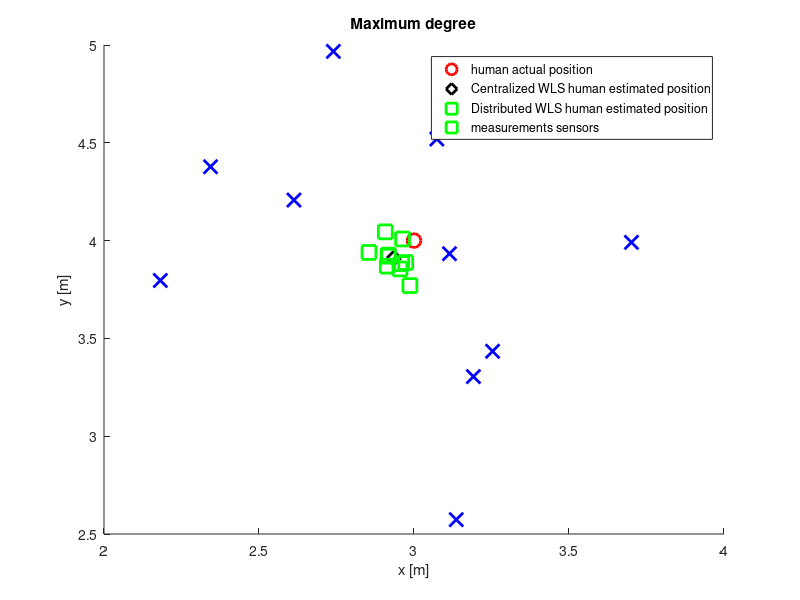
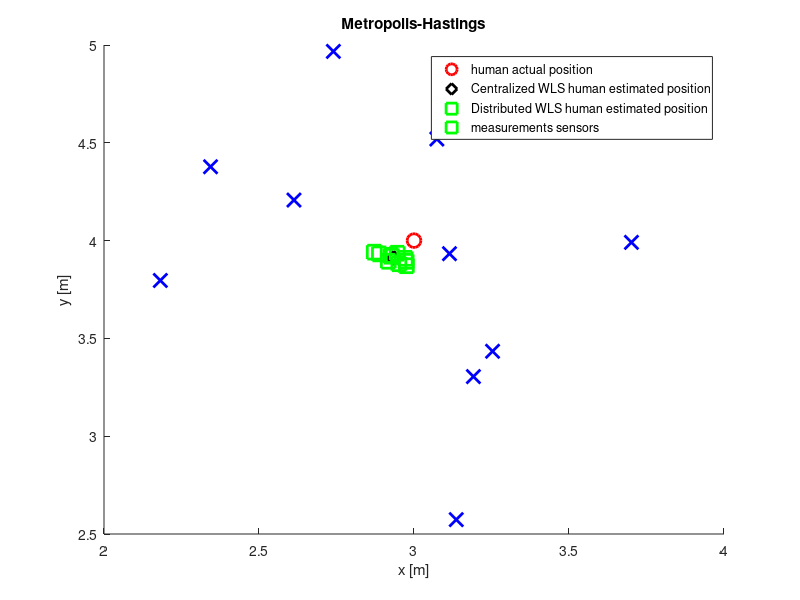

Here is the MATLAB script that generated these plots, in order:
clear all;
close all;
clc;

%% Human being position inside a room
p = [3;4]; % we want to estimate this

%% Sensors readings measuring the human position
n = 10; % 10 sensors

% Uncertainty in sensors readings
sigma_s = 0.5*ones(n,1);


s = zeros(2, n); % sensors
for i=1:n
    % Sensors readings + Gaussian uncertainty (0 mean (unbiased sensors))
    s(:, i) = p + randn(2,1)*sigma_s(i);
end


%% Centralized WLS (collect all the measurements together and then we compute the
% WLS solution p_hat)

H = [];
R = []; % cov matrix of uncertainties of all the nodes and is diagonal since we assume no correlation between x and y measurements
Z = [];
for i=1:n
    R = blkdiag(R, sigma_s(i)^2*eye(2));
    H = [H; eye(2)];
    Z = [Z; s(:, i)];
end

% estimated human position using all 10 sensors at once
p_hat = inv(H'*inv(R)*H)*H'*inv(R)*Z;


%% Distributed WLS

% initialization of each and every sensor
F = cell(n, 1); % vector of matrices
a = cell(n, 1); % vector of matrices
F_MH = cell(n, 1); % vector of matrices
a_MH = cell(n, 1); % vector of matrices
for i=1:n
    Hi = eye(2); % i-th sensor model = measurement of x, y together for the measurement of each sensor
    Ri = sigma_s(i)^2*eye(2); % cov matrix of the measurement for the i-th sensor = i-th sensor uncertainty
    zi = s(:,i); % sensor readings/measurement for the i-th sensor
    F{i} = Hi'*inv(Ri)*Hi; % i-th value of the vector F(i) for sensor number i
    a{i} = Hi'*inv(Ri)*zi; % i-th value of the vector a(i) for sensor number i
    F_MH{i} = Hi'*inv(Ri)*Hi; % i-th value of the vector F(i) for sensor number i
    a_MH{i} = Hi'*inv(Ri)*zi; % i-th value of the vector a(i) for sensor number i

    % all nodes have their own values
end

% Topology matrix A of our NW (FIXED topology generation)
A = zeros(n, n);
connectProb = 0.5; % was 0.1
for i=1:n
    for j=i+1:n
        A(i, j) = round(rand(1) - (0.5 - connectProb)); % rand(1) generates a random number between 0 and 1 with round it will be either 0 or 1
    end
end
% we are pushing the probability of having a connection (in order to reduce the amount of connections) that is 
% less than 50%: so when the probability of connection decreases so drops
% down to 0.1 then we are removing 0.4 from a number that is between 0 and 1 
% then we compute the round so we are reducing the probability

A = A + A'; % adjacency matrix

% Degree vector of all the nodes in the NW
D = A*ones(n, 1);

%%
m = 4; % number of consensus protocol msg exchanges (the higher, the better the match between centralized and distributed solutions)

%% Consensus protocol algorithm on F and a (using Max Degree weightings (we take the max between all the degrees))

for k=1:m-1 % k is the time
    % Topology matrix A of our NW (which is changing at each iteration)
    A = zeros(n, n); % new generation of an adjacency matrix with different probability 
    connectProb = 0.5; % was 0.1
    for i=1:n
        for j=i+1:n
            A(i, j) = round(rand(1) - (0.5 - connectProb)); % rand(1) generates a random number between 0 and 1 with round it will be either 0 or 1
        end
    end
    A = A + A'; % adjacency matrix

    % Degree vector of all the nodes in the NW
    D = A*ones(n, 1);

    % Max Degree weighting
    Fstore = F;
    astore = a;
    for i=1:n % i-th node computations
        for j=1:n
            % if node j sends info to node i ==> element = 1
            if(A(i,j) == 1)
                F{i} = F{i} + 1/(1+max(D))*(Fstore{j} - Fstore{i});
                a{i} = a{i} + 1/(1+max(D))*(astore{j} - astore{i});
            end
        end
    end

    % Metropolis Hastings weighting
    Fstore = F_MH;
    astore = a_MH;
    for i=1:n % i-th node computations
        for j=1:n
            % if node j sends info to node i ==> element = 1
            if(A(i,j) == 1)
                F_MH{i} = F_MH{i} + 1/(1+max(D(i), D(j)))*(Fstore{j} - Fstore{i});
                a_MH{i} = a_MH{i} + 1/(1+max(D(i), D(j)))*(astore{j} - astore{i});
            end
        end
    end
end

% after 20 msgs exchange, we will compute the estimate (each node will have
% its own estimate)
p_hat_distr = zeros(length(p), n); % vector of estimates that each of the node has
for i=1:n
    p_hat_distr(:, i) = inv(F{i})*a{i};
end

%% Consensus protocol algorithm on F and a (using Metropolis Hastings weightings)
% with this weighting approach we need to take the max between i-th node
% and j-th node degree

% for k=1:m-1 % k is the time
%     % Metropolis Hastings weighting
%     Fstore = F;
%     astore = a;
%     for i=1:n % i-th node computations
%         for j=1:n
%             % if node j sends info to node i ==> element = 1
%             if(A(i,j) == 1)
%                 F{i} = F{i} + 1/(1+max(D(i), D(j)))*(Fstore{j} - Fstore{i});
%                 a{i} = a{i} + 1/(1+max(D(i), D(j)))*(astore{j} - astore{i});
%             end
%         end
%     end
% end

% after 20 msgs exchange, we will compute the estimate (each node will have
% its own estimate)
p_hat_distr_MH = zeros(length(p), n); % vector of estimates that each of the node has
for i=1:n
    p_hat_distr_MH(:, i) = inv(F_MH{i})*a_MH{i};
end

%% Plots

%% Maximum degree

figure(1), clf, hold on;
plot(p(1), p(2), 'ro','LineWidth',2,'MarkerSize',10);
plot(p_hat(1), p_hat(2),'kd','LineWidth',2,'MarkerSize',10);
for i=1:n
    plot(p_hat_distr(1,i), p_hat_distr(2,i), 'gs','LineWidth',2,'MarkerSize',10);
end
for i=1:n
    plot(s(1,i), s(2,i), 'bx','LineWidth',2,'MarkerSize',10);
end
legend('human actual position','Centralized WLS human estimated position','Distributed WLS human estimated position','measurements sensors','Location', 'best');
xlabel('x [m]'); ylabel('y [m]');
title('Maximum degree');

% by increasing n (sensor readings), p_hat will be much closer to the
% actual position p
% we can see that the distributed = centralized solution so the centralized
% solution of all the nodes is similar to the centralized version

%% Metropolis-Hastings

figure(2), clf, hold on;
plot(p(1), p(2), 'ro','LineWidth',2,'MarkerSize',10);
plot(p_hat(1), p_hat(2),'kd','LineWidth',2,'MarkerSize',10);
for i=1:n
    plot(p_hat_distr_MH(1,i), p_hat_distr_MH(2,i), 'gs','LineWidth',2,'MarkerSize',10);
end
for i=1:n
    plot(s(1,i), s(2,i), 'bx','LineWidth',2,'MarkerSize',10);
end
legend('human actual position','Centralized WLS human estimated position','Distributed WLS human estimated position','measurements sensors','Location', 'best');
xlabel('x [m]'); ylabel('y [m]');
title('Metropolis-Hastings');

% as we can notice MH is faster than MAX degree:
% for a small number of msgs in MAX degree the estimates are spread away from the
% actual global WLS solution while for MH they are very concentrated so
% close to global WLS solution
